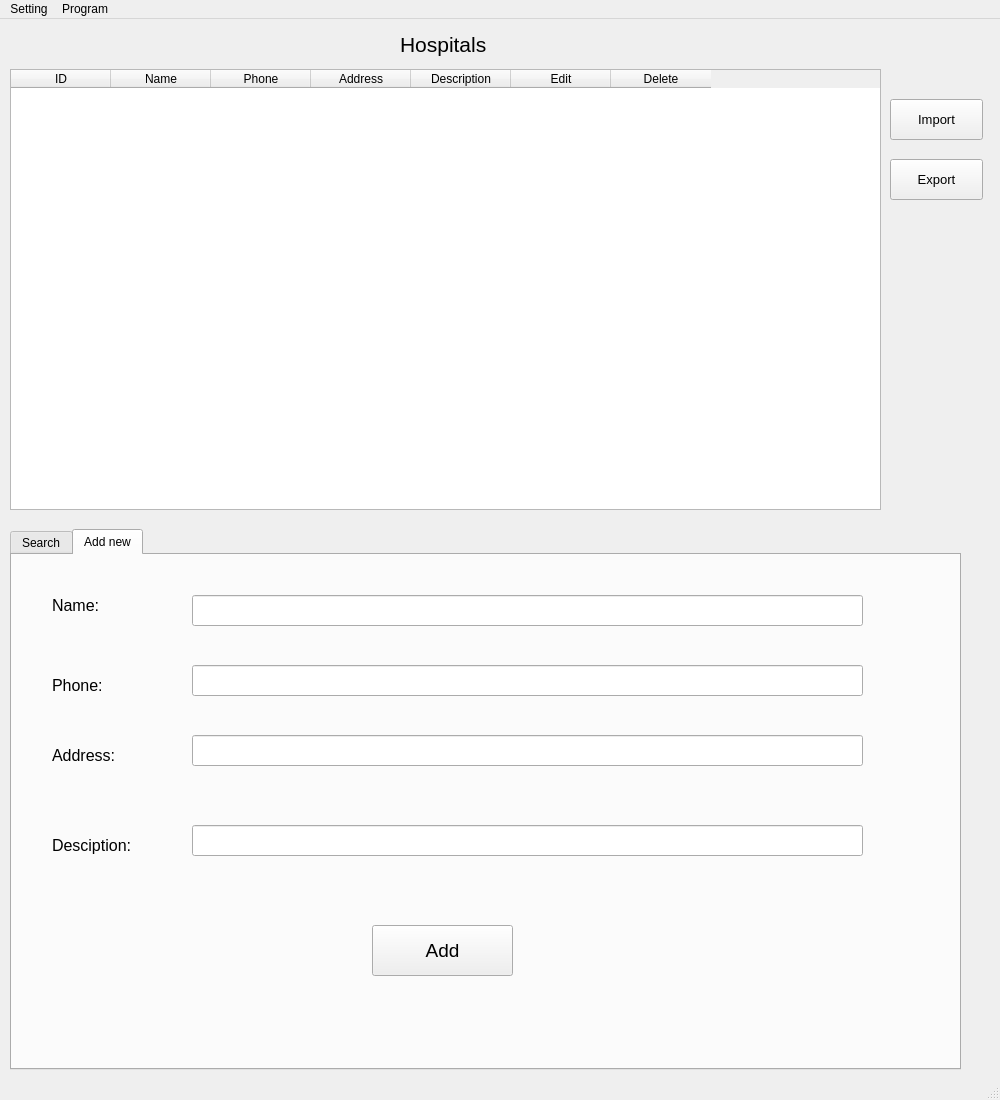
<?xml version="1.0" encoding="UTF-8"?>
<ui version="4.0">
 <class>hospital_window</class>
 <widget class="QMainWindow" name="hospital_window">
  <property name="geometry">
   <rect>
    <x>0</x>
    <y>0</y>
    <width>1000</width>
    <height>1100</height>
   </rect>
  </property>
  <property name="maximumSize">
   <size>
    <width>1000</width>
    <height>1100</height>
   </size>
  </property>
  <property name="windowTitle">
   <string>Hospital Manage</string>
  </property>
  <widget class="QWidget" name="centralwidget">
   <widget class="QLabel" name="label">
    <property name="geometry">
     <rect>
      <x>400</x>
      <y>-10</y>
      <width>211</width>
      <height>71</height>
     </rect>
    </property>
    <property name="font">
     <font>
      <pointsize>16</pointsize>
     </font>
    </property>
    <property name="text">
     <string>Hospitals</string>
    </property>
   </widget>
   <widget class="QTableWidget" name="tableWidget">
    <property name="geometry">
     <rect>
      <x>10</x>
      <y>50</y>
      <width>871</width>
      <height>441</height>
     </rect>
    </property>
    <column>
     <property name="text">
      <string>ID</string>
     </property>
    </column>
    <column>
     <property name="text">
      <string>Name</string>
     </property>
    </column>
    <column>
     <property name="text">
      <string>Phone</string>
     </property>
    </column>
    <column>
     <property name="text">
      <string>Address</string>
     </property>
    </column>
    <column>
     <property name="text">
      <string>Description</string>
     </property>
    </column>
    <column>
     <property name="text">
      <string>Edit</string>
     </property>
    </column>
    <column>
     <property name="text">
      <string>Delete</string>
     </property>
    </column>
   </widget>
   <widget class="QPushButton" name="pushButton">
    <property name="geometry">
     <rect>
      <x>890</x>
      <y>80</y>
      <width>93</width>
      <height>41</height>
     </rect>
    </property>
    <property name="font">
     <font>
      <pointsize>10</pointsize>
     </font>
    </property>
    <property name="text">
     <string>Import</string>
    </property>
   </widget>
   <widget class="QPushButton" name="pushButton_2">
    <property name="geometry">
     <rect>
      <x>890</x>
      <y>140</y>
      <width>93</width>
      <height>41</height>
     </rect>
    </property>
    <property name="font">
     <font>
      <pointsize>10</pointsize>
     </font>
    </property>
    <property name="text">
     <string>Export</string>
    </property>
   </widget>
   <widget class="QTabWidget" name="tabWidget">
    <property name="geometry">
     <rect>
      <x>10</x>
      <y>510</y>
      <width>951</width>
      <height>541</height>
     </rect>
    </property>
    <property name="currentIndex">
     <number>1</number>
    </property>
    <widget class="QWidget" name="tab">
     <attribute name="title">
      <string>Search</string>
     </attribute>
     <widget class="QGroupBox" name="groupBox">
      <property name="geometry">
       <rect>
        <x>10</x>
        <y>10</y>
        <width>921</width>
        <height>161</height>
       </rect>
      </property>
      <property name="title">
       <string>Search doctor</string>
      </property>
      <widget class="QLabel" name="label_2">
       <property name="geometry">
        <rect>
         <x>30</x>
         <y>30</y>
         <width>61</width>
         <height>16</height>
        </rect>
       </property>
       <property name="font">
        <font>
         <pointsize>11</pointsize>
         <weight>75</weight>
         <bold>true</bold>
        </font>
       </property>
       <property name="text">
        <string>Name:</string>
       </property>
      </widget>
      <widget class="QLineEdit" name="lineEdit">
       <property name="geometry">
        <rect>
         <x>110</x>
         <y>21</y>
         <width>751</width>
         <height>41</height>
        </rect>
       </property>
      </widget>
      <widget class="QPushButton" name="pushButton_3">
       <property name="geometry">
        <rect>
         <x>390</x>
         <y>80</y>
         <width>151</width>
         <height>41</height>
        </rect>
       </property>
       <property name="font">
        <font>
         <pointsize>12</pointsize>
        </font>
       </property>
       <property name="text">
        <string>Search hospital</string>
       </property>
      </widget>
     </widget>
    </widget>
    <widget class="QWidget" name="tab_2">
     <attribute name="title">
      <string>Add new</string>
     </attribute>
     <widget class="QLabel" name="label_4">
      <property name="geometry">
       <rect>
        <x>40</x>
        <y>20</y>
        <width>81</width>
        <height>61</height>
       </rect>
      </property>
      <property name="font">
       <font>
        <pointsize>12</pointsize>
        <weight>50</weight>
        <bold>false</bold>
       </font>
      </property>
      <property name="text">
       <string>Name:</string>
      </property>
     </widget>
     <widget class="QLabel" name="label_5">
      <property name="geometry">
       <rect>
        <x>40</x>
        <y>100</y>
        <width>81</width>
        <height>61</height>
       </rect>
      </property>
      <property name="font">
       <font>
        <pointsize>12</pointsize>
        <weight>50</weight>
        <bold>false</bold>
       </font>
      </property>
      <property name="text">
       <string>Phone:</string>
      </property>
     </widget>
     <widget class="QLabel" name="label_6">
      <property name="geometry">
       <rect>
        <x>40</x>
        <y>170</y>
        <width>81</width>
        <height>61</height>
       </rect>
      </property>
      <property name="font">
       <font>
        <pointsize>12</pointsize>
        <weight>50</weight>
        <bold>false</bold>
       </font>
      </property>
      <property name="text">
       <string>Address:</string>
      </property>
     </widget>
     <widget class="QLabel" name="label_7">
      <property name="geometry">
       <rect>
        <x>40</x>
        <y>260</y>
        <width>101</width>
        <height>61</height>
       </rect>
      </property>
      <property name="font">
       <font>
        <pointsize>12</pointsize>
        <weight>50</weight>
        <bold>false</bold>
       </font>
      </property>
      <property name="text">
       <string>Desciption:</string>
      </property>
     </widget>
     <widget class="QLineEdit" name="lineEdit_2">
      <property name="geometry">
       <rect>
        <x>180</x>
        <y>40</y>
        <width>671</width>
        <height>31</height>
       </rect>
      </property>
     </widget>
     <widget class="QLineEdit" name="lineEdit_3">
      <property name="geometry">
       <rect>
        <x>180</x>
        <y>110</y>
        <width>671</width>
        <height>31</height>
       </rect>
      </property>
     </widget>
     <widget class="QLineEdit" name="lineEdit_4">
      <property name="geometry">
       <rect>
        <x>180</x>
        <y>180</y>
        <width>671</width>
        <height>31</height>
       </rect>
      </property>
     </widget>
     <widget class="QLineEdit" name="lineEdit_5">
      <property name="geometry">
       <rect>
        <x>180</x>
        <y>270</y>
        <width>671</width>
        <height>31</height>
       </rect>
      </property>
     </widget>
     <widget class="QPushButton" name="pushButton_4">
      <property name="geometry">
       <rect>
        <x>360</x>
        <y>370</y>
        <width>141</width>
        <height>51</height>
       </rect>
      </property>
      <property name="font">
       <font>
        <pointsize>14</pointsize>
       </font>
      </property>
      <property name="text">
       <string>Add</string>
      </property>
     </widget>
    </widget>
   </widget>
  </widget>
  <widget class="QMenuBar" name="menubar">
   <property name="geometry">
    <rect>
     <x>0</x>
     <y>0</y>
     <width>1000</width>
     <height>26</height>
    </rect>
   </property>
   <widget class="QMenu" name="menuSetting">
    <property name="title">
     <string>Setting</string>
    </property>
    <addaction name="actionConfig"/>
   </widget>
   <widget class="QMenu" name="menuProgram">
    <property name="title">
     <string>Program</string>
    </property>
    <addaction name="actionDoctor"/>
    <addaction name="actionPatient"/>
    <addaction name="actionScheduel"/>
   </widget>
   <addaction name="menuSetting"/>
   <addaction name="menuProgram"/>
  </widget>
  <widget class="QStatusBar" name="statusbar"/>
  <action name="actionConfig">
   <property name="icon">
    <iconset>
     <normaloff>../../../../Downloads/setting.png</normaloff>../../../../Downloads/setting.png</iconset>
   </property>
   <property name="text">
    <string>Config</string>
   </property>
  </action>
  <action name="actionDoctor">
   <property name="icon">
    <iconset>
     <normaloff>../../../../Downloads/setting.png</normaloff>../../../../Downloads/setting.png</iconset>
   </property>
   <property name="text">
    <string>Doctor</string>
   </property>
  </action>
  <action name="actionPatient">
   <property name="icon">
    <iconset>
     <normaloff>../../../../Downloads/setting.png</normaloff>../../../../Downloads/setting.png</iconset>
   </property>
   <property name="text">
    <string>Patient</string>
   </property>
  </action>
  <action name="actionScheduel">
   <property name="icon">
    <iconset>
     <normaloff>../../../../Downloads/setting.png</normaloff>../../../../Downloads/setting.png</iconset>
   </property>
   <property name="text">
    <string>Schedule</string>
   </property>
  </action>
 </widget>
 <resources/>
 <connections/>
</ui>
